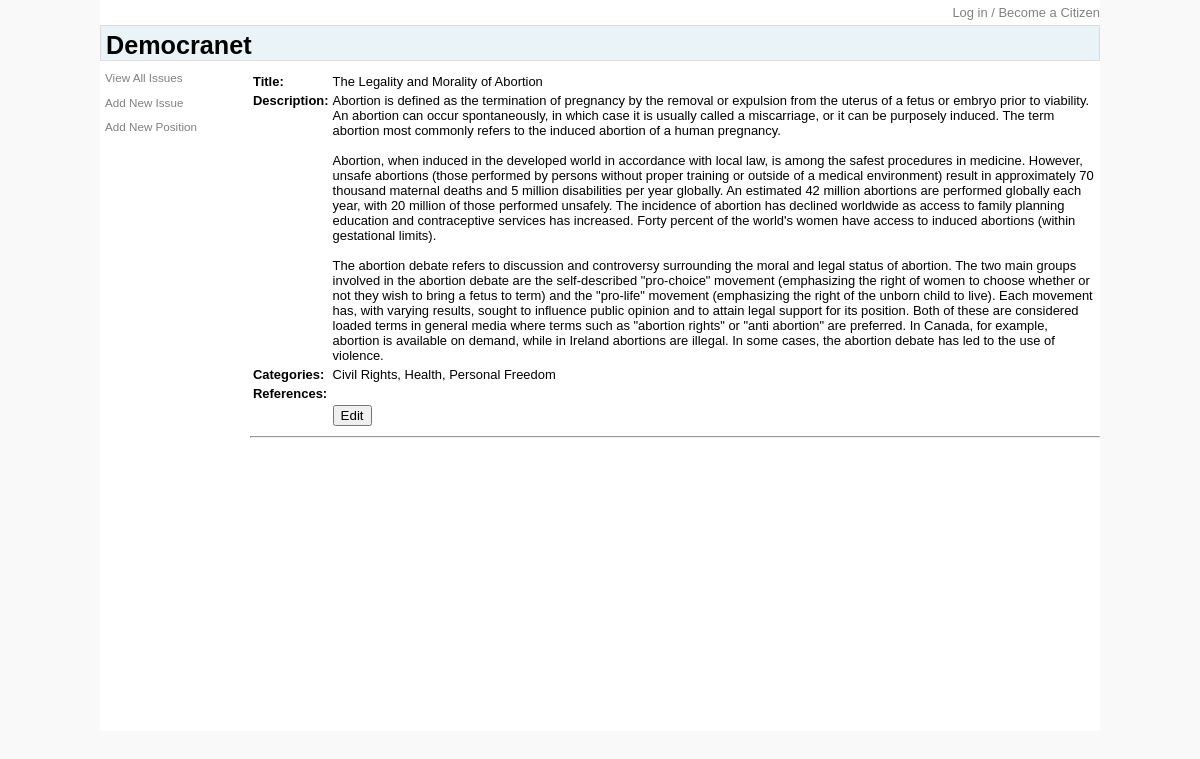
The app's page /issue.php?iid=1 with its own data.
### tables this page shows
CREATE TABLE `issues` (
  `issue_id` int(11) NOT NULL AUTO_INCREMENT,
  `name` varchar(100) NOT NULL,
  `description` varchar(3000) NOT NULL,
  `refs` varchar(10000) DEFAULT NULL,
  PRIMARY KEY (`issue_id`)
);

### inc/util_mysql.php (called while the page is built, shortened)
<?php
function execute_query($sql) {
	global $db;
	$result = mysql_query($sql, $db)
		or die("Could not execute the query: " . mysql_error() . "<br />sql = {$sql}");
	return $result;
}
function fetch_line($result) {
	return mysql_fetch_array($result, MYSQL_ASSOC);
}
?>

### issue.php (the view, shortened to what this page needs)
<?php
include ("inc/util_mysql.php");
include ("inc/class.issue.php");
$citizen = new citizen();
$action = "";
if (isset($_GET['a'])) {
	$action = $_GET['a'];
} elseif (isset($_GET['iid'])) {
	$action = "r";
} else {
	$action = "n";
}
$source = null;
if ($action == "r" || $action == "e") {
	$source = ISS_LOAD_FROMDB;
} elseif ($action == "u" || $action == "i") {
	$source = ISS_LOAD_FROMPOST;
} else {
	$source = ISS_LOAD_NEW;
}
$issue = new issue();
$issue->load($source);
echo DOC_TYPE;
?>
<html>
<head>
	<link rel="stylesheet" type="text/css" href="style/democranet.css" />
	<link rel="stylesheet" type="text/css" href="style/issue.css" />
</head>
<?php if ($action == "r") { ?>
<body>
<?php } ?>
<div id="container">
	<div id="login">
<?php
if ($citizen->id) {
	echo "<p><a href=\"citizen.php\">{$citizen->name}</a>&nbsp;<a href=\"login.php?a=lo&r=index.php\">Log out</a></p>";
} else {
	echo "<p><a href=\"login.php\">Log in / Become a Citizen</a></p>";
}
?>
	</div>
	<div id="header">
		<h1>
			<h1>Democranet</h1>
		</h1>
	</div>
	<div id="container-content">
		<div id="navigation-left">
			<ul>
				<li><a href="index.php">View All Issues</a></li>
				<li><a href="issue.php?a=n">Add New Issue</a></li>
				<li><a href="position.php?a=n&iid=<?php echo $issue->id; ?>">Add New Position</a></li>
			</ul>
		</div>
		<div id="content">
<?php if ($action == "e" || $action == "n") { ?>
<table>
	<form id="editIssue" method="post" action="<?php echo $submit_action; ?>">
	<tr><th>Title:<input name="issue_id" id="issue_id" type="hidden" value="<?php echo $issue->id; ?>" /></th>
		<td><input name="name" size="50" value="<?php echo $issue->name; ?>" /></td></tr>
	<tr><th>Description:</th>
		<td><textarea name="description" id="description" rows="20" cols="106" data-maxChars="<?php echo ISS_DESC_MAXLEN; ?>"><?php echo $issue->description; ?></textarea>
			<span>Character count: <span id="charNum" class="counter"></span> / <?php echo ISS_DESC_MAXLEN; ?></span></td></tr>
	<tr><th>Categories:</th>
		<td>
			<select name="categories[]" id="categories" multiple="multiple" size="6">
				<?php echo get_category_options($issue->get_categories()); ?>
			</select>
		</td></tr>
	<tr><td></td><td>
		<input type="submit" value="Save Issue" /><button id="cancelEdit">Cancel</button></td></tr>
	</form>
	<tr><th>References:</th>
		<td>
			<div id="divRB">
				<div id="divInput">
					<span id="sp_ref_id"><input type="hidden" name="rb_ref_id" id="rb_ref_id"/></span>
					<span id="sp_issue_id"><input type="hidden" name="rb_issue_id" id="rb_issue_id" value="<?php echo $issue->id; ?>"/></span>
					<span id="sp_type">
						<label for="rb_type">Reference Type:</label>
						<select name="rb_type" id="rb_type">
							<option value="<?php echo REF_TYPE_WEB; ?>">Web</option>
							<option value="<?php echo REF_TYPE_BOOK; ?>">Book</option>
							<option value="<?php echo REF_TYPE_NEWS; ?>">News</option>
							<option value="<?php echo REF_TYPE_JOURNAL; ?>">Journal</option>
						</select>
					</span>
					<span id="sp_author"><label for="rb_author">Author:</label><input type="text" name="rb_author" id="rb_author" /></span>
					<span id="sp_title"><label for="rb_title">Title:</label><input type="text" name="rb_title" id="rb_title" size="70" /></span><br>
					<span id="sp_publisher"><label for="rb_publisher">Publisher:</label><input type="text" name="rb_publisher" id="rb_publisher" /></span>
					<span id="sp_date"><label for="rb_date">Date:</label><input type="text" name="rb_date" id="rb_date" /></span>
					<span id="sp_url"><label for="rb_url">URL:</label><input type="text" name="rb_url" id="rb_url" size="70" /></span><br>
					<span id="sp_isbn"><label for="rb_isbn">ISBN:</label><input type="text" name="rb_isbn" id="rb_isbn" /></span>
					<span id="sp_location"><label for="rb_location">Location:</label><input type="text" name="rb_location" id="rb_location" /></span>
					<span id="sp_page"><label for="rb_page">Page:</label><input type="text" name="rb_page" id="rb_page" /></span>
					<span id="sp_volume"><label for="rb_volume">Volume:</label><input type="text" name="rb_volume" id="rb_volume" /></span>
					<span id="sp_number"><label for="rb_number">Number:</label><input type="text" name="rb_number" id="rb_number" /></span>
				</div>
				<button name="bu_save" id="bu_save">Save</button>
				<button name="bu_add" id="bu_add">Add</button>
				<button name="bu_delete" id="bu_delete">Delete</button>
				<div id="divRefs"></div>
			</div>
		</td></tr>
</table>
<?php } else { ?>
			<table>
				<tr><th>Title:</th><td><input type="hidden" id="issue_id" value="<?php echo $issue->id; ?>" /><?php echo $issue->name; ?></td></tr>
				<tr><th>Description:</th><td><?php echo $issue->get_description(); ?></td></tr>
				<tr><th>Categories:</th><td><?php echo display_categories($issue->get_categories(), 1); ?></td></tr>
				<tr><th>References:</th><td><div id="divRefs"></div></td></tr>
				<tr><td></td><td><button id="edit">Edit</button></td></tr>
			</table>
			<hr />
<?php } ?>
		</div>
	</div>
</div>
</body>
</html>
<?php
function display_categories($selected_categories) {
	$result = "";
	foreach($selected_categories as $category_id => $category_name) {
		$result .= "{$category_name}, ";
	}
	return substr($result, 0, -2);
}
?>

### inc/class.issue.php (shortened to what this page needs)
<?php
require_once ("util_mysql.php");
class issue {
	public $id = null;
	public $description = null;
	public function load($source) {
		switch ($source) {
			case ISS_LOAD_FROMDB:
				$this->id = $_GET['iid'];
				$sql = "SELECT * FROM issues WHERE issue_id = '{$this->id}'";
				$result = execute_query($sql);
				$line = fetch_line($result);
				$this->name = $line['name'];
				$this->description = $line['description'];
				break;
		}
	}
	public function get_description() {
		$str = str_replace("\r\n", "<br />", $this->description);
		return $str;
	}
	public function get_categories() {
		$sql = "SELECT ic.*, c.name category_name
			FROM issue_category ic
			LEFT JOIN categories c on ic.category_id = c.category_id
			WHERE ic.issue_id = '{$this->id}'
			ORDER BY c.name ASC";
		$result = execute_query($sql);
		$arr = array();
		while($line = fetch_line($result)) {
			$arr[$line['category_id']] = $line['category_name'];
		}
		return $arr;
	}
}
?>

### style/democranet.css (style rules this page uses)
body { font-family: arial, sans-serif; font-size: 0.9em; background: #f9f9f9; margin: 0; }
h1 { font-size: 1.75em; }
p { font-size: 0.9em; }
li { font-size: 0.9em; }
table { font-size: 0.9em; }
#container { margin: 0 auto; width: 1000px; background: #fff; }
#login { background: #fff; text-align: right; padding: 5px 0 5px 0; }
#login p { margin: 0; }
#header { background: #EAF3F8; border-style: solid; border-width: 1px; border-color: #dddddd; padding: 5px 0 0 5px; }
#header h1 { margin: 0; }
#container-content { float: left; width: 1000px; background: #fff; }
#navigation-left { font-size: 0.9em; float: left; width: 145px; padding: 10px 0 0 5px; display: inline; }
#navigation-left ul { margin: 0; padding: 0; }
#navigation-left ul li { margin: 0 0 1em; padding: 0; list-style-type: none; }
a:link { text-decoration: none; color: gray; }
#content { min-height: 650px; float: left; width: 850px; padding: 10px 0; }

### style/issue.css (style rules this page uses)
#content th { text-align: left; vertical-align: top; }

### records on screen
issues: name "The Legality and Morality of Abortion", description "Abortion is defined as the termination of pregnancy by the removal or expulsion from the uterus of a fetus or embryo prior to viability. An abortion can occur spontaneously, in which case it is usually called a miscarriage, or it can be purposely induced. The term abortion most commonly refers to the induced abortion of a human pregnancy. Abortion, when induced in the developed world in accordance with local law, is among the safest procedures in medicine. However, unsafe abortions (those performed by persons without proper training or outside of a medical environment) result in approximately 70 thousand maternal deaths and 5 million disabilities per year globally. An estimated 42 million…"

### other values on screen
display_categories($issue->get_categories(), 1) "Civil Rights, Health, Personal Freedom"
